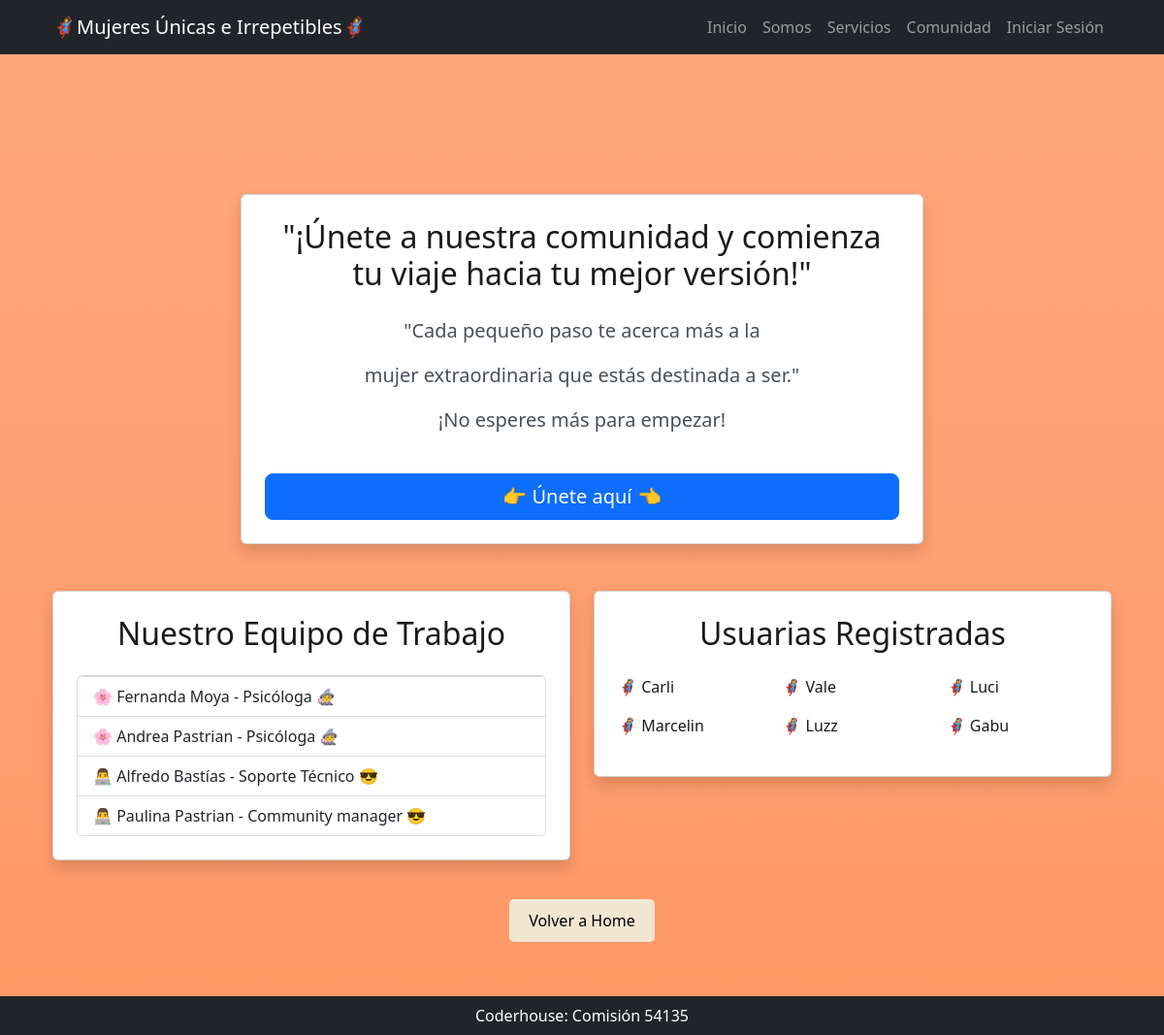
The page /comunidad/ on the database as committed earlier.
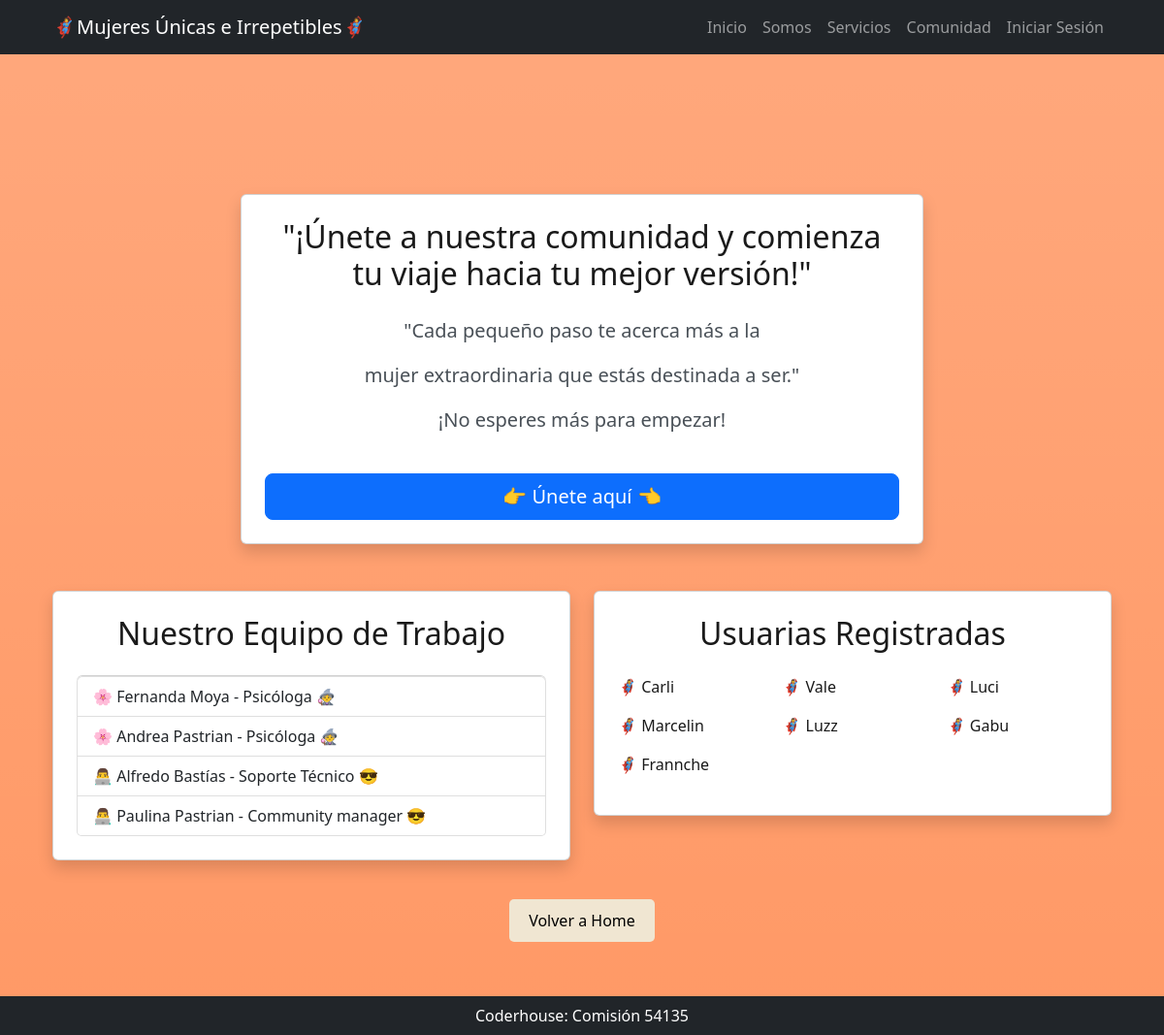
The same page on the database as committed later.
### Comunidad/models.py (models this page shows, shortened)
class Psicologa(models.Model):
    nombre = models.CharField(max_length=200)
    fecha_nacimiento = models.DateField(null=True, verbose_name="fecha de nacimiento")
    telefono = models.PositiveIntegerField(unique=True)
    correo = models.CharField(max_length=200)
    usuario = models.CharField(max_length=200, unique=True)
    contraseña = models.CharField(max_length=200)

class Equipo(models.Model):
    nombre = models.CharField(max_length=200)
    fecha_nacimiento = models.DateField(null=True, verbose_name="fecha de nacimiento")
    telefono = models.PositiveIntegerField(unique=True)
    correo = models.CharField(max_length=200)
    area = models.CharField(max_length=200, verbose_name="Área de Trabajo")
    usuario = models.CharField(max_length=200, unique=True)
    contraseña = models.CharField(max_length=200)
    class Meta:
        verbose_name_plural = "Equipo de Trabajo"

class Usuario(models.Model):
    nombre = models.CharField(max_length=200)
    fecha_nacimiento = models.DateField(null=True, verbose_name="fecha de nacimiento")
    telefono = models.IntegerField(unique=True)
    correo = models.CharField(max_length=200)
    usuario = models.CharField(max_length=200, unique=True)

### Comunidad/views.py (the view)
# urls.py: path('', views.home, name="home"),
def home(request):
    psicologas = models.Psicologa.objects.all()
    equipo = models.Equipo.objects.all()
    usuarios = models.Usuario.objects.all()
    context = {
        "psicologas": psicologas,
        "equipo": equipo,
        "usuarios": usuarios
    }
    return render(request, "Comunidad/index.html", context)

### Comunidad/templates/Comunidad/index.html
{% extends 'core/base.html' %}
{% block contenido %}
    <div class="container">
        <div class="row justify-content-center py-5">
            <div class="col-md-8">
                <div class="card shadow p-4 rounded text-center">
                    <h2 class="card-title mb-4" style="color: #1a1a1a;">"¡Únete a nuestra comunidad y comienza tu viaje hacia tu mejor versión!"</h2>
                    <div class="custom-text lead mb-4" style="color: #495057;">
                        <p>"Cada pequeño paso te acerca más a la</p>
                        <p> mujer extraordinaria que estás destinada a ser."</p>
                        <p>¡No esperes más para empezar!</p>
                    </div>
                    <a href="{% url 'Comunidad:registrar_usuario' %}" class="btn btn-primary btn-lg"> 👉 Únete aquí 👈</a>
                </div>
            </div>
        </div>
    </div>
    <div class="row justify-content-center">
        <div class="col-md-6">
            <div class="card shadow p-4 rounded">
                <h2 class="card-title mb-4 text-center" style="color: #1a1a1a;">Nuestro Equipo de Trabajo</h2>
                <ul class="list-group text-left">
                    {% for psicologa in psicologas %}
                    <li class="list-group-item" style="text-align: justify;">🌸 {{ psicologa.nombre }} - Psicóloga 🧙‍♀️</li>
                    {% endfor %}
                    {% for miembro in equipo %}
                    <li class="list-group-item" style="text-align: justify;">👨‍💻 {{ miembro.nombre }} - {{ miembro.area }} 😎</li>
                    {% endfor %}
                </ul>
            </div>
        </div>
        <div class="col-md-6">
            <div class="card shadow p-4 rounded">
                <h2 class="card-title mb-4 text-center" style="color: #1a1a1a;">Usuarias Registradas</h2>
                <div class="row">
                    {% for usuario in usuarios %}
                    <div class="col-md-4 mb-3">
                        <div class="list-group-item" style="text-align: left; color: #1a1a1a;">🦸‍♀️ {{ usuario.usuario }}</div>
                    </div>
                    {% endfor %}
                </div>
            </div>
        </div>
        <div>
            <button style="margin-top: 40px; background-color: #f0e6d2; border: none; padding: 10px 20px; border-radius: 5px;">
                <a href="{% url 'core:home' %}" style="text-decoration: none; color: black;">Volver a Home</a>
            </button>
          </div>
</div>
{% endblock contenido %}

Rows that differ between the two databases and show on the page:
added Usuario: usuario "Frannche"
